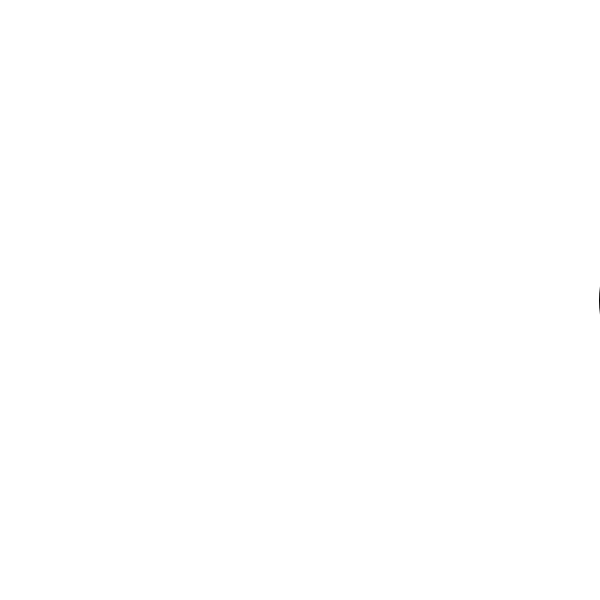
Frame 1 (no input)
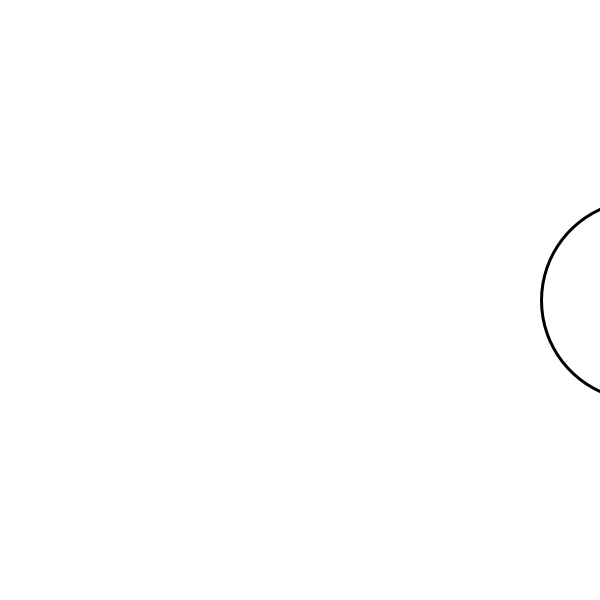
Frame 60 (the mouse pressed at the canvas centre just before this capture)
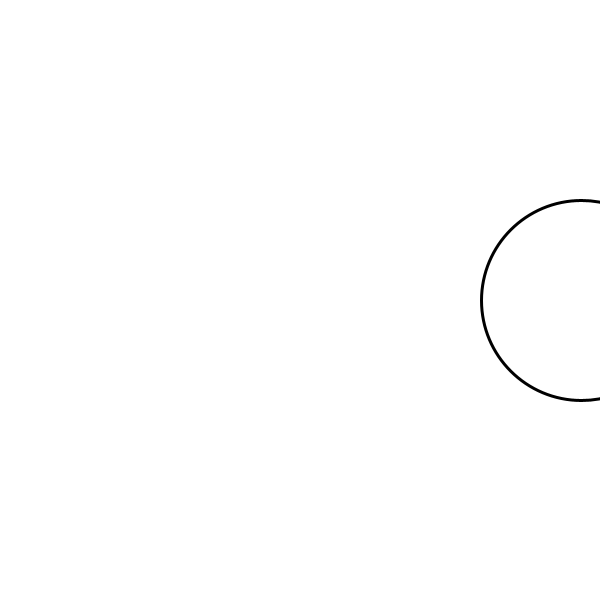
Frame 120 (the mouse held since frame 60 and released just before this capture)

The Processing sketch that drew these frames (run headless with seeded random() and noise(); from frame 60 on, the mouse is pressed at the canvas centre):

// Processing sketch: Left_Right_Ellipse_Loop
// ── Left_Right_Ellipse_Loop.pde
int x;

void setup(){
  size(600,600);
  x = 700;
}

void draw(){
  strokeWeight(3);
  background(255);
  ellipse(x,300,200,200);
  x = x - 1;
  if (x < -100)
  x = 700;
}
